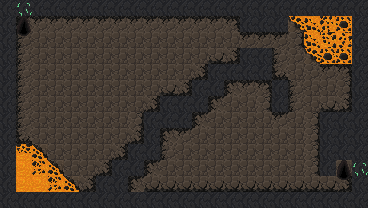

A level layout from a 2D game, rendered from its tile map. Below: a short description, then the map file with its tile-grid data intact:
An orthogonal 23x13 tile map with 16x16 px tiles, 2 tile layers (Tile Layer 1, Tile Layer 2) and 9 objects (3x rock, 2x lava_blob, player_spawn, level_exit, pickaxe).

<map version="1.10" tiledversion="1.10.2" orientation="orthogonal" renderorder="right-down" width="23" height="13" tilewidth="16" tileheight="16" infinite="0" nextlayerid="4" nextobjectid="36">
 <tileset firstgid="1" source="cave_crawler_v2.tsx" />
 <layer id="1" name="Tile Layer 1" width="23" height="13">
  <data encoding="csv">
95,95,95,95,95,95,95,95,95,95,95,95,95,95,95,95,95,95,95,95,95,95,95,
95,82,62,62,62,62,62,62,62,62,62,62,62,62,62,62,62,62,48,48,48,48,95,
95,77,62,62,62,62,62,62,62,62,62,62,62,62,62,79,79,79,76,48,48,48,95,
95,62,62,62,62,62,62,62,62,62,62,62,62,62,62,62,62,62,61,48,48,48,95,
95,62,62,62,62,62,62,62,62,62,62,62,62,62,62,62,62,62,62,61,79,2684354642,95,
95,62,62,62,62,62,62,62,62,62,62,62,62,62,62,62,62,62,62,62,62,76,95,
95,62,62,62,62,62,62,62,62,62,62,62,62,62,62,62,62,62,62,62,62,62,95,
95,62,62,62,62,62,62,62,62,62,62,62,62,62,62,62,62,62,62,62,62,62,95,
95,62,62,62,62,62,62,62,62,62,62,62,62,62,62,62,62,62,62,62,62,62,95,
95,48,48,62,62,62,62,62,62,62,62,62,62,62,62,62,62,62,62,62,62,62,95,
95,48,48,48,62,62,62,62,62,62,62,62,62,62,62,62,62,62,62,62,62,62,95,
95,48,48,48,48,62,62,62,62,78,78,78,78,78,78,78,78,78,78,78,78,3221225554,95,
95,95,95,95,95,95,95,95,95,95,95,95,95,95,95,95,95,95,95,95,95,95,95
</data>
 </layer>
 <layer id="2" name="Tile Layer 2" width="23" height="13">
  <data encoding="csv">
0,51,0,0,0,0,0,0,0,0,0,0,0,0,0,0,0,0,0,0,0,0,0,
0,66,79,79,79,79,79,79,79,79,79,79,79,79,2684354642,95,95,95,106,31,1,17,0,
0,81,0,0,0,0,0,0,0,0,0,0,0,0,0,0,0,0,0,31,3,18,0,
0,77,0,0,0,0,0,0,0,0,0,0,0,78,3221225554,95,95,77,0,106,17,17,0,
0,77,0,0,0,0,0,0,0,0,0,0,3221225554,95,95,95,95,1610612818,0,0,0,0,0,
0,77,0,0,0,0,0,0,0,0,78,3221225554,95,95,82,79,2684354642,95,77,0,0,0,0,
0,77,0,0,0,0,0,0,0,3221225554,95,95,95,82,0,0,76,95,77,0,78,3221225554,0,
0,77,0,0,0,0,0,0,76,95,95,95,82,0,0,0,0,79,0,76,95,95,0,
0,1610612818,0,0,0,0,0,0,3221225554,95,82,79,0,0,0,0,0,0,0,76,95,95,0,
0,2,92,0,0,0,0,3221225554,95,95,77,0,0,0,0,0,0,0,0,76,95,95,0,
0,0,16,92,0,0,3221225554,95,95,82,0,0,0,0,0,0,0,0,0,76,95,66,51,
0,0,0,16,92,3221225554,95,95,82,0,0,0,0,0,0,0,0,0,0,0,0,81,0,
0,0,0,0,0,0,0,0,0,0,0,0,0,0,0,0,0,0,0,0,0,0,0
</data>
 </layer>
 <objectgroup id="3" name="Object Layer 1">
  <object id="2" name="player_spawn" x="23.1797" y="28.0831">
   <point />
  </object>
  <object id="3" name="level_exit" x="343.684" y="172.065">
   <point />
  </object>
  <object id="4" name="lava_blob" x="26.7458" y="166.716">
   <point />
  </object>
  <object id="6" name="rock" x="278.602" y="44.5763">
   <point />
  </object>
  <object id="24" name="lava_blob" x="323.009" y="41.0845">
   <ellipse />
  </object>
  <object id="26" name="rock" x="322.733" y="184.1">
   <ellipse />
  </object>
  <object id="30" name="pickaxe" x="146.21" y="80.2374">
   <ellipse />
  </object>
  <object id="31" name="rock" x="145.765" y="81.5747">
   <ellipse />
  </object>
  <object id="34" x="342.792" y="53.0458" width="2.67458" height="0.445763">
   <ellipse />
  </object>
 </objectgroup>
</map>
